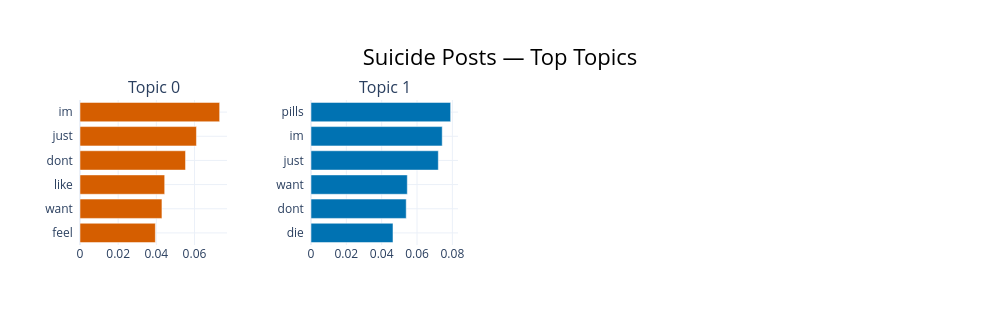

Write notebook code for a chart like this one.
### Code cell
# Suicide posts — top topics
fig_suicide = topic_model_suicide.visualize_barchart(top_n_topics=5, n_words=6)
fig_suicide.update_layout(title_text='Suicide Posts — Top Topics')
fig_suicide.show()

### Figure 1 — Plotly figure (JSON) as saved in the notebook; plotly's stock layout.template omitted (floating-point values rounded to 4 significant figures)
{"data": [{"marker": {"color": "#D55E00"}, "orientation": "h", "type": "bar", "x": [0.0395, 0.04295, 0.04439, 0.05531, 0.06103, 0.0732], "xaxis": "x", "y": ["feel  ", "want  ", "like  ", "dont  ", "just  ", "im  "], "yaxis": "y"}, {"marker": {"color": "#0072B2"}, "orientation": "h", "type": "bar", "x": [0.0464, 0.05389, 0.05451, 0.07206, 0.07426, 0.07903], "xaxis": "x2", "y": ["die  ", "dont  ", "want  ", "just  ", "im  ", "pills  "], "yaxis": "y2"}], "layout": {"annotations": [{"font": {"size": 16}, "showarrow": false, "text": "Topic 0", "x": 0.0875, "xanchor": "center", "xref": "paper", "y": 1, "yanchor": "bottom", "yref": "paper"}, {"font": {"size": 16}, "showarrow": false, "text": "Topic 1", "x": 0.3625, "xanchor": "center", "xref": "paper", "y": 1, "yanchor": "bottom", "yref": "paper"}], "height": 325, "hoverlabel": {"bgcolor": "white", "font": {"family": "Rockwell", "size": 16}}, "showlegend": false, "title": {"font": {"color": "Black", "size": 22}, "text": "Suicide Posts — Top Topics", "x": 0.5, "xanchor": "center", "yanchor": "top"}, "width": 1000, "xaxis": {"anchor": "y", "domain": [0, 0.175], "showgrid": true}, "xaxis2": {"anchor": "y2", "domain": [0.275, 0.45], "showgrid": true}, "xaxis3": {"anchor": "y3", "domain": [0.55, 0.725], "showgrid": true}, "xaxis4": {"anchor": "y4", "domain": [0.825, 1], "showgrid": true}, "yaxis": {"anchor": "x", "domain": [0, 1], "showgrid": true}, "yaxis2": {"anchor": "x2", "domain": [0, 1], "showgrid": true}, "yaxis3": {"anchor": "x3", "domain": [0, 1], "showgrid": true}, "yaxis4": {"anchor": "x4", "domain": [0, 1], "showgrid": true}}}
